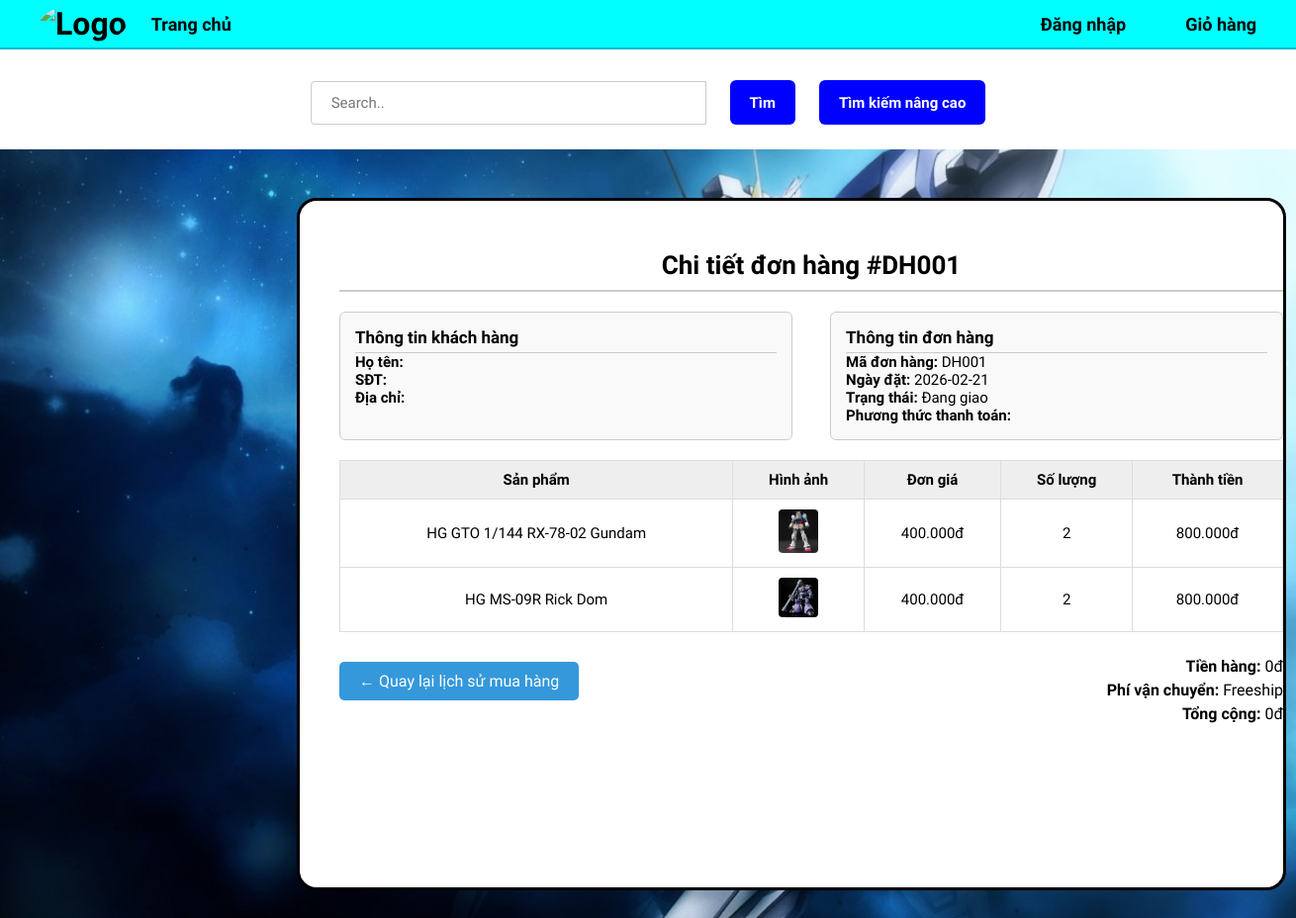
The page /detail.php?id=DH001 on the database its author committed.
### tables this page shows
CREATE TABLE `orders` (
  `id_order` varchar(20) NOT NULL,
  `customer_id` varchar(10) NOT NULL,
  `order_date` date NOT NULL,
  `status` enum('Chờ xử lý','Đã xác nhận','Đang giao','Đã giao','Đã huỷ') DEFAULT 'Chờ xử lý',
  `created_at` timestamp NOT NULL DEFAULT current_timestamp(),
  `total` int(11) DEFAULT NULL,
  `receiver_name` varchar(100) DEFAULT NULL,
  `receiver_phone` varchar(20) DEFAULT NULL,
  `receiver_address` varchar(255) DEFAULT NULL,
  `payment_method` varchar(50) DEFAULT NULL,
  `note` text DEFAULT NULL
);

CREATE TABLE `order_item` (
  `orderID` int(11) NOT NULL,
  `id_order` varchar(20) NOT NULL,
  `ProductID` varchar(255) NOT NULL,
  `quantity` int(11) NOT NULL
);

CREATE TABLE `product_list` (
  `ProductID` varchar(255) NOT NULL,
  `ProductName` varchar(255) DEFAULT NULL,
  `Grade` varchar(255) DEFAULT NULL,
  `Producer` varchar(255) DEFAULT NULL,
  `Product_source` longtext DEFAULT NULL,
  `Product_description` longtext DEFAULT NULL,
  `Product_detail` text DEFAULT NULL,
  `Product_image` varchar(255) DEFAULT NULL,
  `Price` int(11) DEFAULT NULL,
  `Profit` decimal(5,2) DEFAULT NULL,
  `cost_price` decimal(12,2) DEFAULT 0.00,
  `Quantity` int(11) NOT NULL DEFAULT 0
);

### detail.php (the view, shortened to what this page needs)
<?php
$conn = new mysqli("localhost","root","","hobbystore");
mysqli_set_charset($conn,"utf8mb4");
$id_order = $_GET['id'];
$sql = "
SELECT
orders.id_order,
orders.order_date,
orders.status,
orders.total,
orders.payment_method,
orders.receiver_name,
orders.receiver_phone,
orders.receiver_address,
product_list.ProductName,
product_list.price,
product_list.Product_image,
order_item.quantity
FROM orders
JOIN order_item
ON orders.id_order = order_item.id_order
JOIN product_list
ON order_item.ProductID = product_list.ProductID
WHERE orders.id_order='$id_order'
";
$result = $conn->query($sql);
$order = $result->fetch_assoc();
?>
<!DOCTYPE html>
<html lang="en">
<head>
  <link href="https://cdn.reflowhq.com/v2/toolkit.min.css" rel="stylesheet" />
  <link rel="stylesheet" href="assets/css/style.css">
  <link rel="stylesheet" href="assets/css/settings.css">
  <link rel="stylesheet" href="assets/css/product-page.css">
  <link rel="stylesheet" href="assets/css/view-cart.css">
  <link rel="stylesheet" href="detail.css">
</head>
<nav class="tren">
   <nav class="navbar">
  <div class="nav-left">
    <a href="index.php" class="logo">
      <img src="assets/img/logo.png" alt="Logo">
    </a>
    <a href="index.php" class="nav-item">Trang chủ</a>
  </div>
  <ul class="nav-right">
<?php if(isset($_SESSION['user_id'])): ?>
  <li><a href="profile.php">Hồ sơ</a></li>
<?php else: ?>
  <li><a href="login.php">Đăng nhập</a></li>
<?php endif; ?>
<li><a href="cart.php">Giỏ hàng</a></li>
</ul>
</nav>
         <div class="timnangcao" style="background-color:white;padding-top:1px;padding-bottom:5px;">
    <div class="search" style="margin-top:10px;">
      <form action="index.php" method="get">
        <input type="text" name="keyword" placeholder="Search.." style="padding: 12px 20px; font-size: 15px; width: 400px; border:1px solid #ccc; border-radius:4px 0 0 4px;">
        <button type="submit" class="btn-tim">Tìm</button>
        <button type="button" class="btn-advanced" id="advancedSearchBtn">Tìm kiếm nâng cao</button>
      </form>
    </div>
  </div>
</nav>
  <div class="border">
    <div class="header">Chi tiết đơn hàng #<?php echo $order['id_order']; ?></div>
    <div class="info-section">
     <div class="info-box">
<h3>Thông tin khách hàng</h3>
<p><strong>Họ tên:</strong> <?php echo $order['receiver_name']; ?></p>
<p><strong>SĐT:</strong> <?php echo $order['receiver_phone']; ?></p>
<p><strong>Địa chỉ:</strong> <?php echo $order['receiver_address']; ?></p>
</div>
      <div class="info-box">
<h3>Thông tin đơn hàng</h3>
<p><strong>Mã đơn hàng:</strong> <?php echo $order['id_order']; ?></p>
<p><strong>Ngày đặt:</strong> <?php echo $order['order_date']; ?></p>
<p><strong>Trạng thái:</strong> <?php echo $order['status']; ?></p>
<p><strong>Phương thức thanh toán:</strong> <?php echo $order['payment_method']; ?></p>
</div>
    </div>
    <table>
      <thead>
        <tr>
          <th>Sản phẩm</th>
          <th>Hình ảnh</th>
          <th>Đơn giá</th>
          <th>Số lượng</th>
          <th>Thành tiền</th>
        </tr>
      </thead>
      <tbody>
<?php
$result = $conn->query($sql);
while($row = $result->fetch_assoc()){
?>
<tr>
<td><?php echo $row['ProductName']; ?></td>
<td>
<img src="assets/img/<?php echo $row['Product_image']; ?>" width="80">
</td>
<td>
<?php echo number_format($row['price'],0,",","."); ?>đ
</td>
<td>
<?php echo $row['quantity']; ?>
</td>
<td>
<?php echo number_format($row['price'] * $row['quantity'],0,",","."); ?>đ
</td>
</tr>
<?php } ?>
</tbody>
    </table>
    <div class="summary">
      <p><strong>Tiền hàng:</strong> <?php echo number_format($order['total'],0,",","."); ?>đ</p>
<p><strong>Phí vận chuyển:</strong> Freeship</p>
<p><strong>Tổng cộng:</strong> <?php echo number_format($order['total'],0,",","."); ?>đ</p>
    </div>
    <a href="history.php" class="back-btn">← Quay lại lịch sử mua hàng</a>
  </div>
</body>
</html>

### assets/css/style.css (style rules this page uses)
* { margin: 0; padding: 0; font-family: "Josefin Sans", sans-serif; text-decoration: none; box-sizing: border-box; }

### assets/css/settings.css (style rules this page uses)
* { margin: 0; padding: 0; font-family: "Josefin Sans", sans-serif !important; box-sizing: border-box; }
.navbar { padding: 50px; display: flex; align-items: center; justify-content: space-between; width: 100%; box-sizing: border-box; }
.navbar a { color: black; text-decoration: none; }
.navbar .logo { font-size: 2em; font-weight: bold; }
nav img { filter: invert(1); }
button { background-color: black; color: white; border: 0; padding: 10px 20px; cursor: pointer; font-size: 16px; font-weight: 600; border-radius: 5px; transition: all 0.3s; margin: 20px 0 0 20px; }

### assets/css/product-page.css (style rules this page uses)
nav { text-decoration: none; }

### detail.css (style rules this page uses)
.search { text-align:center; margin: 20px; }
.navbar { background-color: cyan; height: 50px; display: flex; justify-content: space-between; align-items: center; padding: 0 40px; border-bottom: 2px solid #00bcd4; }
.nav-left { display: flex; align-items: center; gap: 25px; }
.logo img { width: 45px; height: 45px; border-radius: 50%; object-fit: cover; }
.nav-right { display: flex; align-items: center; gap: 60px; list-style: none; margin: 0; padding: 0; }
.navbar a { text-decoration: none; font-size: 18px; font-weight: bold; color: black; transition: color 0.2s; }
.navbar img { filter: none !important; mix-blend-mode: normal !important; background: none !important; }
.btn-tim, .btn-advanced { height: 45px; padding: 0 20px; font-size: 15px; font-weight: bold; background-color: blue; color: white; border: none; border-radius: 6px; cursor: pointer; transition: background-color 0.2s ease; }
.border { width: 1000px; height: 700px; border-style: solid; border-radius: 20px; padding-top: 40px; padding-left: 40px; background-color: rgb(255, 255, 255); width: 1000px; margin: 50px auto; margin-left:300px; background-color: rgb(255, 255, 255); margin-top:200px; }
.header { font-size: 30px; padding:10px; font-family: Arial, Helvetica, sans-serif; }
.tren { position:fixed; top:0; left:0; width:100%; }
.header { font-size: 26px; font-weight: 600; padding-bottom: 10px; border-bottom: 2px solid #ccc; text-align: center; margin-bottom: 20px; }
.info-section { display: flex; justify-content: space-between; margin-bottom: 20px; font-size: 15px; }
.info-box { width: 48%; border: 1px solid #ccc; border-radius: 6px; padding: 15px; background-color: #f9f9f9; }
.info-box h3 { margin-top: 0; border-bottom: 1px solid #ccc; padding-bottom: 5px; font-size: 17px; }
table { width: 100%; border-collapse: collapse; margin-top: 10px; font-size: 15px; }
table th, table td { border: 1px solid #ddd; padding: 10px; text-align: center; }
table th { background-color: #eee; }
table img { width: 40px; height: auto; border-radius: 4px; }
.summary { margin-top: 20px; float: right; text-align: right; font-size: 16px; }
.summary p { margin: 5px 0; }
.back-btn { display: inline-block; margin-top: 30px; padding: 10px 20px; background-color: #3498db; color: white; text-decoration: none; border-radius: 5px; }

### rows shown on the page
orders: id_order "DH001", order_date "2026-02-21", status "Đang giao", total "0"
order_item: ProductID.ProductName "HG GTO 1/144 RX-78-02 Gundam", ProductID.Product_image (picture), ProductID.Price "400.000", quantity "2", $row['price'] * $row['quantity'] "800.000"
order_item: ProductID.ProductName "HG MS-09R Rick Dom", ProductID.Product_image (picture), ProductID.Price "400.000", quantity "2", $row['price'] * $row['quantity'] "800.000"
